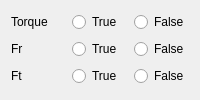
                 <widget class="QWidget" name="tab_19">
                  <attribute name="title">
                   <string>Result</string>
                  </attribute>
                  <layout class="QVBoxLayout" name="verticalLayout_15">
                   <item>
                    <layout class="QHBoxLayout" name="horizontalLayout_63">
                     <item>
                      <widget class="QLabel" name="label_68">
                       <property name="text">
                        <string>Torque</string>
                       </property>
                      </widget>
                     </item>
                     <item>
                      <widget class="QRadioButton" name="radioButton24">
                       <property name="text">
                        <string>True</string>
                       </property>
                       <attribute name="buttonGroup">
                        <string notr="true">buttonGroup_4</string>
                       </attribute>
                      </widget>
                     </item>
                     <item>
                      <widget class="QRadioButton" name="radioButton25">
                       <property name="text">
                        <string>False</string>
                       </property>
                       <attribute name="buttonGroup">
                        <string notr="true">buttonGroup_4</string>
                       </attribute>
                      </widget>
                     </item>
                    </layout>
                   </item>
                   <item>
                    <layout class="QHBoxLayout" name="horizontalLayout_64">
                     <item>
                      <widget class="QLabel" name="label_74">
                       <property name="text">
                        <string>Fr</string>
                       </property>
                      </widget>
                     </item>
                     <item>
                      <widget class="QRadioButton" name="radioButton26">
                       <property name="text">
                        <string>True</string>
                       </property>
                       <attribute name="buttonGroup">
                        <string notr="true">buttonGroup_5</string>
                       </attribute>
                      </widget>
                     </item>
                     <item>
                      <widget class="QRadioButton" name="radioButton27">
                       <property name="text">
                        <string>False</string>
                       </property>
                       <attribute name="buttonGroup">
                        <string notr="true">buttonGroup_5</string>
                       </attribute>
                      </widget>
                     </item>
                    </layout>
                   </item>
                   <item>
                    <layout class="QHBoxLayout" name="horizontalLayout_65">
                     <item>
                      <widget class="QLabel" name="label_75">
                       <property name="text">
                        <string>Ft</string>
                       </property>
                      </widget>
                     </item>
                     <item>
                      <widget class="QRadioButton" name="radioButton28">
                       <property name="text">
                        <string>True</string>
                       </property>
                       <attribute name="buttonGroup">
                        <string notr="true">buttonGroup_6</string>
                       </attribute>
                      </widget>
                     </item>
                     <item>
                      <widget class="QRadioButton" name="radioButton29">
                       <property name="text">
                        <string>False</string>
                       </property>
                       <attribute name="buttonGroup">
                        <string notr="true">buttonGroup_6</string>
                       </attribute>
                      </widget>
                     </item>
                    </layout>
                   </item>
                  </layout>
                 </widget>
